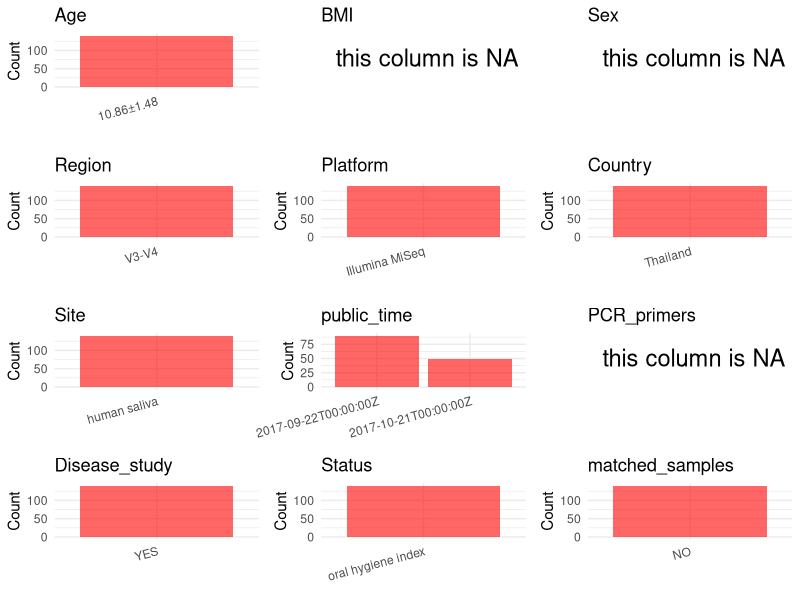

Here is the R script that generated this plot: (Note: this script raises an error after producing the figure.)
## ---- chunk 1
# Load necessary libraries
library(dplyr)
library(ggplot2)
library(cowplot)

# Set working directory (update this path to your local directory)
setwd("D:/oral_project/PRJDB5440")

# Read the initial metadata files
initial_meta<-read.csv("SraRunTable.csv",header = T)

# Combine the two metadata files
#meta <- rbind(initial_meta, initial_meta1)

# Remove entries where Organism is "gut metagenome" (non-oral samples)
#meta <- subset(meta, Organism != "gut metagenome")

# Check the number of samples containing "HT" in Sample.Name (e.g., healthy controls)
#nrow(subset(meta, grepl("HT", Sample.Name)))

# Display the first few rows of the metadata
head(initial_meta)
## ---- chunk 2
# Create a uniform metadata dataframe
metadata <- data.frame(
  BioProject = initial_meta$BioProject,
  Run = initial_meta$Run,
  sample_name = initial_meta$Sample_name,
  Age = "10.86±1.48",
  BMI = NA,
  Sex=NA,
  Region = "V3-V4",
  Platform = initial_meta$Instrument,
  Country = initial_meta$geo_loc_name_country,
  Site = initial_meta$env_medium,
  public_time = initial_meta$ReleaseDate,
  stringsAsFactors = FALSE
)
## ---- chunk 3
# Add information obtained from the publication
metadata$PCR_primers <- NA
metadata$title <- "Exploring the salivary microbiome of children stratified by the oral hygiene index"
metadata$Disease_study <- "YES"

# Assign disease status based on sample_name patterns
metadata$Status <- "oral hygiene index"

metadata$matched_samples<-"NO"
## ---- chunk 4
# Check the number of unique runs and sample names
print(paste("Number of unique runs:", length(unique(metadata$Run))))
print(paste("Number of unique sample names:", length(unique(metadata$sample_name))))
## ---- chunk 5
# Select columns for visualization
plot_data <- metadata %>%
  select(-BioProject, -Run, -sample_name, -title)

# Function to create simple plots for each column
create_simple_plots <- function(data) {
  plots <- list()
  
  for (col in colnames(data)) {
    # Check if the column is all NA
    if (all(is.na(data[[col]]))) {
      # Create an empty plot with text indicating all NA
      p <- ggplot() +
        annotate("text", x = 0.5, y = 0.5, label = "this column is NA", size = 6) +
        labs(title = col) +
        theme_void()
    } else if (is.numeric(data[[col]])) {
      # Numeric variable: histogram
      p <- ggplot(data, aes(x = .data[[col]])) +
        geom_histogram(fill = "blue", alpha = 0.6, bins = 20, na.rm = TRUE) +
        labs(title = col) +
        theme_minimal()
    } else {
      # Categorical variable: bar plot (remove NA values)
      count_data <- as.data.frame(table(data[[col]], useNA = "ifany"))
      p <- ggplot(count_data, aes(x = reorder(Var1, -Freq), y = Freq)) +
        geom_col(fill = "red", alpha = 0.6) +
        labs(title = col, x = NULL, y = "Count") +
        theme_minimal() +
        theme(axis.text.x = element_text(angle = 15, hjust = 1))
    }
    plots[[col]] <- p
  }
  
  return(plots)
}

# Generate and arrange plots
plots <- create_simple_plots(plot_data)
p<-plot_grid(plots$Age, 
          plots$BMI, 
          plots$Sex, 
          plots$Region, 
          plots$Platform, 
          plots$Country, 
          plots$Site,
          plots$public_time, 
          plots$PCR_primers,
          plots$Disease_study,
          plots$Status,
          plots$matched_samples,# add 
          ncol = 3, align = "hv", axis = "lb")
ggsave("Metadata_Summary.png", plot = p, width = 8, height = 6, dpi = 150)
## ---- chunk 6
knitr::include_graphics("Metadata_Summary.png")
## ---- chunk 7
# Reorder columns to match the desired format
metadata <- metadata[, c(
  "BioProject", "Run", "sample_name", "Age", "BMI", "Sex", 
  "Region", "Platform", "Country", "Site", "public_time", 
  "PCR_primers", "title", "Disease_study", "Status","matched_samples"
)]

# Export the uniform metadata to a CSV file
write.csv(metadata, file = "metadata.csv", quote = FALSE)
head(metadata)
